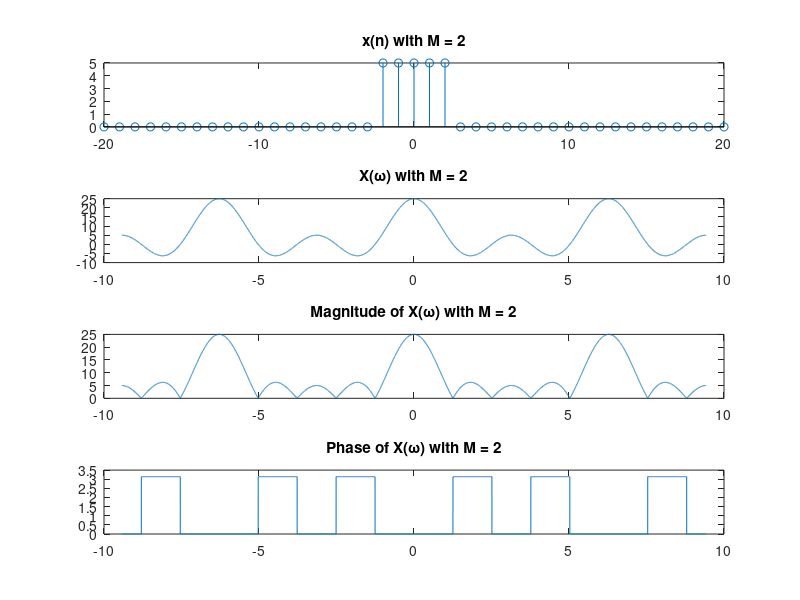
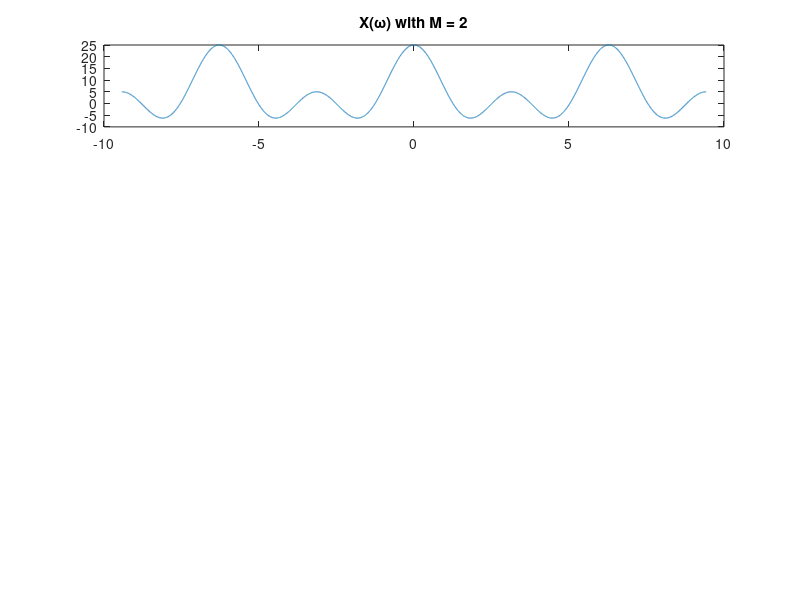
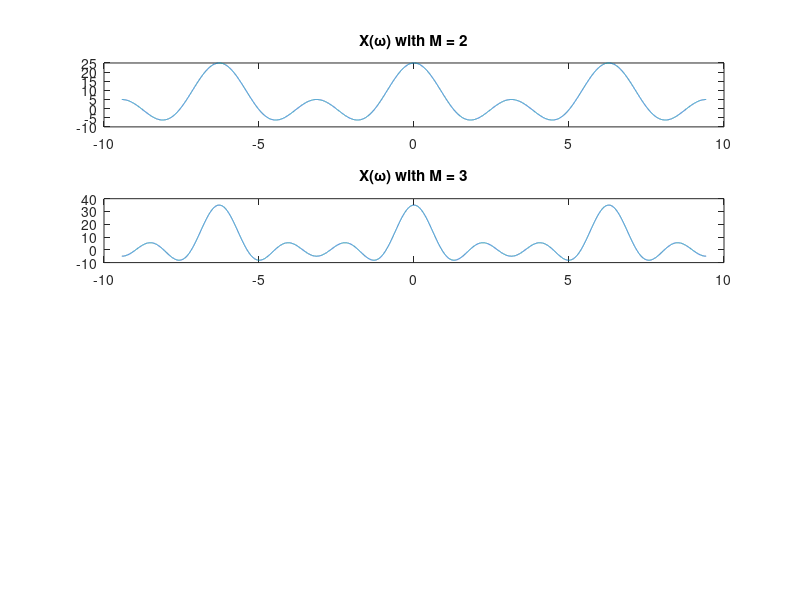
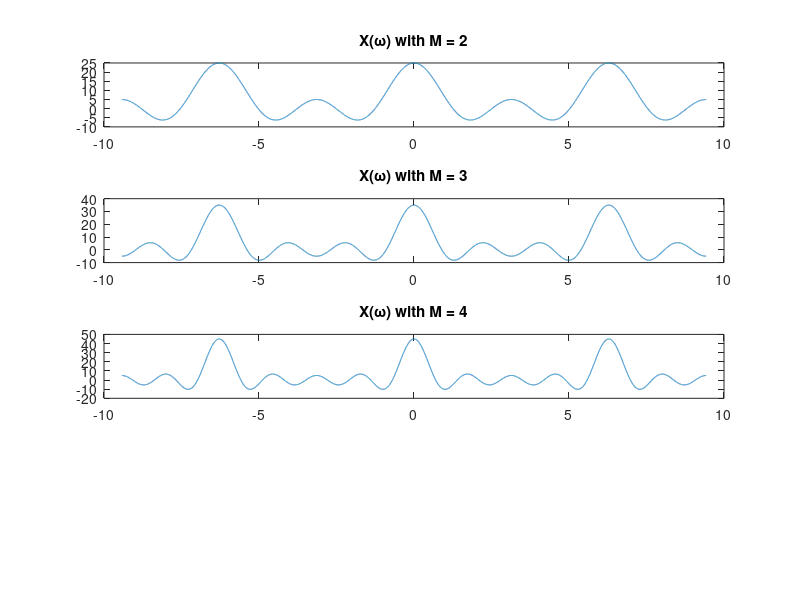

These charts were generated, in order, by the following MATLAB code:
clc;clear; close all;


amp = 5;
n = -20:20;
w = -3*pi:1/1000:3*pi;
M = 2:5;




M= 2
x_n = amp*([zeros(1,floor(length(n)/2-M)) ones(1,2*M+1) zeros(1,floor(length(n)/2-M))] );

X_w = (amp*sin((M+0.5).*w))./sin(w./2);


figure
subplot (4,1,1)

stem (n,x_n)
title (['x(n) with M = ' num2str(M)])


subplot (4,1,2)
plot (w,X_w)
title (['X(\omega) with M = ' num2str(M)])




subplot (4,1,3)
plot (w, abs(X_w))
title (['Magnitude of X(\omega) with M = ' num2str(M)])





subplot (4,1,4)
plot (w,angle(X_w));
title (['Phase of X(\omega) with M = ' num2str(M)])

saveas(gcf,['M of',num2str(M), '.jpg'])

figure
for M = 2:5
    
    subplot (4,1, M-1)
    X_w = (amp*sin((M+0.5).*w))./sin(w./2);
    plot (w,X_w)
    title (['X(\omega) with M = ' num2str(M)])
    saveas(gcf,['all M.jpg'])
end 



 